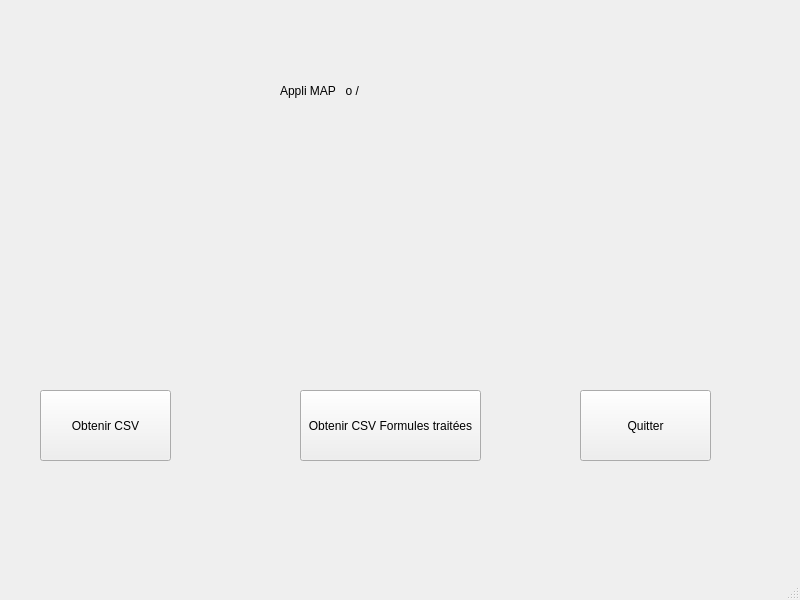
<?xml version="1.0" encoding="UTF-8"?>
<ui version="4.0">
 <class>MainWindow</class>
 <widget class="QMainWindow" name="MainWindow">
  <property name="geometry">
   <rect>
    <x>0</x>
    <y>0</y>
    <width>800</width>
    <height>600</height>
   </rect>
  </property>
  <property name="windowTitle">
   <string>MainWindow</string>
  </property>
  <widget class="QWidget" name="centralwidget">
   <widget class="QPushButton" name="ObtenirCSV">
    <property name="geometry">
     <rect>
      <x>40</x>
      <y>390</y>
      <width>131</width>
      <height>71</height>
     </rect>
    </property>
    <property name="styleSheet">
     <string notr="true">font: 12pt &quot;MV Boli&quot;;
</string>
    </property>
    <property name="text">
     <string>Obtenir CSV</string>
    </property>
   </widget>
   <widget class="QPushButton" name="Quit">
    <property name="geometry">
     <rect>
      <x>580</x>
      <y>390</y>
      <width>131</width>
      <height>71</height>
     </rect>
    </property>
    <property name="text">
     <string>Quitter</string>
    </property>
   </widget>
   <widget class="QPushButton" name="getCSVFormula">
    <property name="geometry">
     <rect>
      <x>300</x>
      <y>390</y>
      <width>181</width>
      <height>71</height>
     </rect>
    </property>
    <property name="text">
     <string>Obtenir CSV Formules traitées</string>
    </property>
   </widget>
   <widget class="QLabel" name="label">
    <property name="geometry">
     <rect>
      <x>280</x>
      <y>30</y>
      <width>211</width>
      <height>121</height>
     </rect>
    </property>
    <property name="text">
     <string>Appli MAP   o /</string>
    </property>
   </widget>
  </widget>
  <widget class="QStatusBar" name="statusbar"/>
 </widget>
 <resources/>
 <connections/>
</ui>
